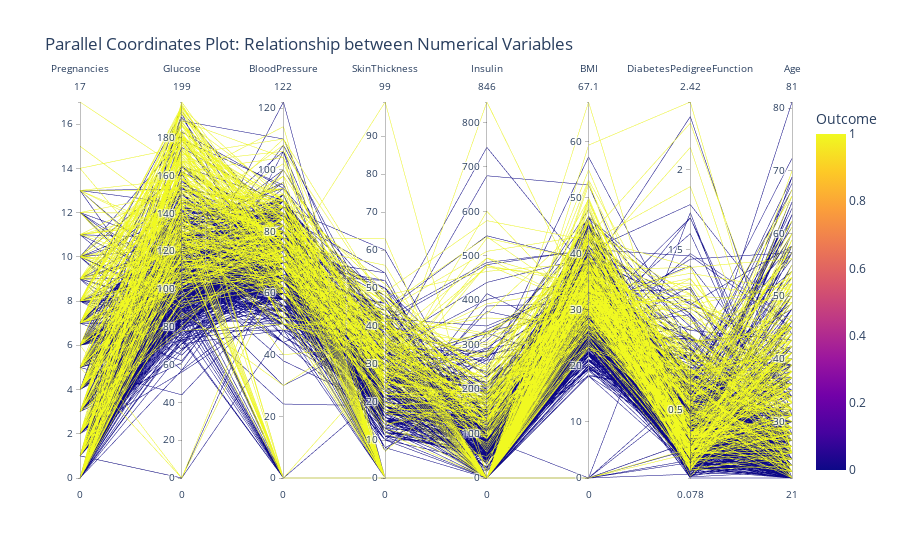

The notebook cell this image was saved under:
### Code cell
# Parallel  relationships bet numerical variable
px.parallel_coordinates(df, color="Outcome", dimensions=["Pregnancies", "Glucose", "BloodPressure", "SkinThickness", "Insulin", "BMI", "DiabetesPedigreeFunction", "Age"],
                                title="Parallel Coordinates Plot: Relationship between Numerical Variables")

### Figure 1 — Plotly figure (JSON) as saved in the notebook; plotly's stock layout.template omitted (floating-point values rounded to 4 significant figures; data arrays with more than 128 entries replaced by an {"elided": "..."} marker saying what was removed)
{"data": [{"dimensions": [{"label": "Pregnancies", "values": {"elided": "768 int values"}}, {"label": "Glucose", "values": {"elided": "768 int values"}}, {"label": "BloodPressure", "values": {"elided": "768 int values"}}, {"label": "SkinThickness", "values": {"elided": "768 int values"}}, {"label": "Insulin", "values": {"elided": "768 int values"}}, {"label": "BMI", "values": {"elided": "768 float values"}}, {"label": "DiabetesPedigreeFunction", "values": {"elided": "768 float values"}}, {"label": "Age", "values": {"elided": "768 int values"}}], "domain": {"x": [0, 1], "y": [0, 1]}, "line": {"color": {"elided": "768 int values"}, "coloraxis": "coloraxis"}, "name": "", "type": "parcoords"}], "layout": {"coloraxis": {"colorbar": {"title": {"text": "Outcome"}}, "colorscale": [[0, "#0d0887"], [0.1111, "#46039f"], [0.2222, "#7201a8"], [0.3333, "#9c179e"], [0.4444, "#bd3786"], [0.5556, "#d8576b"], [0.6667, "#ed7953"], [0.7778, "#fb9f3a"], [0.8889, "#fdca26"], [1, "#f0f921"]]}, "legend": {"tracegroupgap": 0}, "title": {"text": "Parallel Coordinates Plot: Relationship between Numerical Variables"}}}
